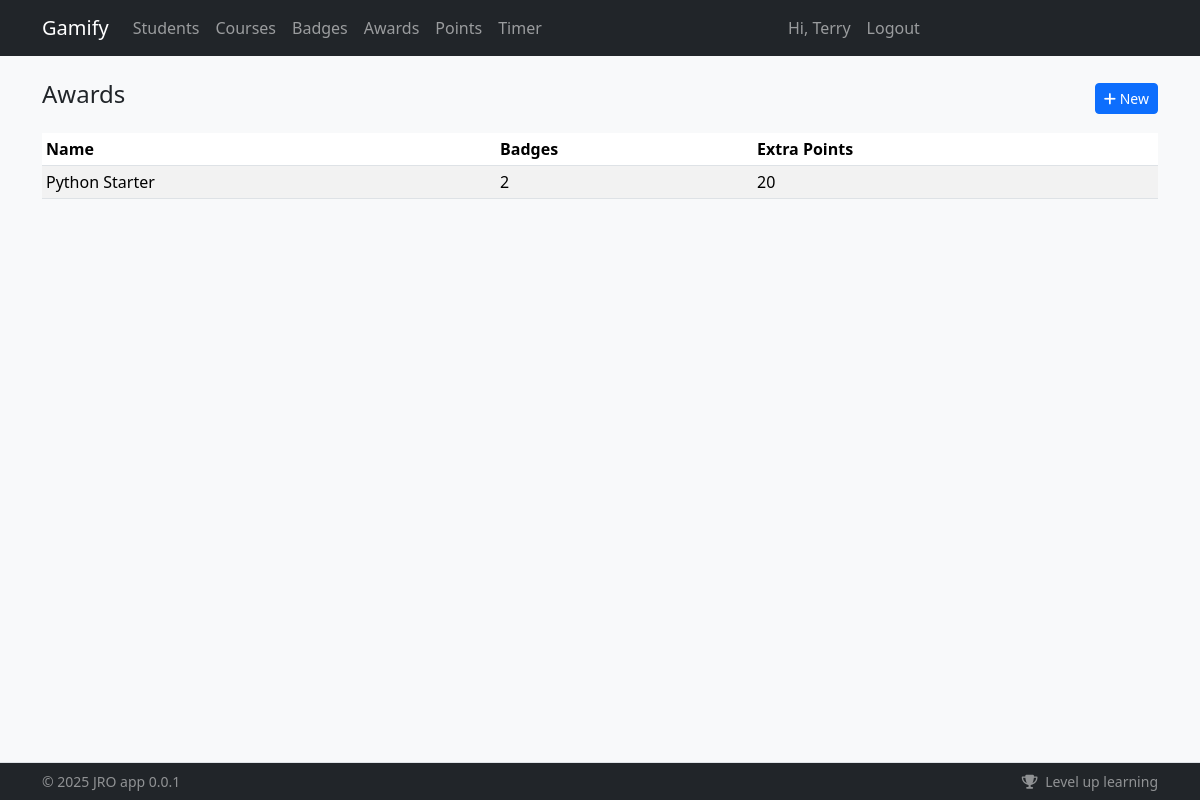
The app's page /awards/ (signed in) with its own data.
### app/models/user.py (models this page shows, shortened)
class User(db.Model):
    __tablename__ = "users"
    id = db.Column(db.Integer, primary_key=True)
    student_code = db.Column(db.String(32), unique=True, nullable=True)
    email = db.Column(db.String(255), unique=True, nullable=False, index=True)
    first_name = db.Column(db.String(100), nullable=False)
    last_name = db.Column(db.String(100), nullable=False)
    password_hash = db.Column(db.String(255), nullable=False)
    registered_method = db.Column(db.String(20), nullable=False, default="site")  # site|bulk
    house_id = db.Column(db.Integer, db.ForeignKey("houses.id"), nullable=True)
    homeroom_id = db.Column(db.Integer, db.ForeignKey("homerooms.id"), nullable=True)
    created_at = db.Column(db.DateTime, default=lambda: datetime.now(timezone.utc))
    avatar = db.Column(db.String(255), nullable=True)
    is_active = db.Column(db.Boolean, default=True, nullable=False)
    issued_badges = db.relationship(
        "Badge",
        backref="creator",
        lazy=True,
        foreign_keys="Badge.created_by_id",
    )
    attendances = db.relationship(
        "Attendance",
        foreign_keys="Attendance.student_id",
        back_populates="student",
        cascade="all, delete-orphan",
    )
    marked_attendances = db.relationship(
        "Attendance",
        foreign_keys="Attendance.marked_by_user_id",
        back_populates="marked_by",
    )
    roles = db.relationship("Role", secondary="user_roles", backref="users")
    groups = db.relationship("Group", secondary="user_groups", backref="users")
    house = db.relationship("House", back_populates="students")
    homeroom = db.relationship("Homeroom", back_populates="students")
    @property
    def role(self):
        """Returns the user's primary role name."""
        if self.roles:
            return self.roles[0].name
        return "student"

### app/models/award.py (models this page shows)
class Award(db.Model):
    __tablename__ = "awards"
    id = db.Column(db.Integer, primary_key=True)
    name = db.Column(db.String(200), nullable=False, unique=True)
    description = db.Column(db.Text, nullable=True)
    icon = db.Column(db.String(255), nullable=True)
    points = db.Column(db.Integer, default=0, nullable=False)
    created_at = db.Column(db.DateTime, default=lambda: datetime.now(timezone.utc))
    created_by_id = db.Column(db.Integer, db.ForeignKey("users.id"), nullable=True)
    created_by = db.relationship("User")
    __table_args__ = (
        db.UniqueConstraint("name", name="uq_award_name"),
        db.Index("ix_award_created_at", "created_at"),
    )

### app/routers/awards/routes.py (the view)
@router.get("/", response_class=HTMLResponse, name="awards.list_awards")
def list_awards(
    request: Request,
    current_user: User | AnonymousUser = Depends(require_user),
    session: Session = Depends(get_db),
):
    items = session.query(Award).order_by(Award.name).all()
    return render_template("awards/list.html", {"request": request, "awards": items, "current_user": current_user})

### app/templates/awards/list.html
{% extends "base.html" %}
{% block content %}
<div class="d-flex justify-content-between align-items-center mb-3">
  <h1 class="h4">Awards</h1>
  <a class="btn btn-sm btn-primary" href="{{ url_for('awards.create_award') }}"><i class="fa fa-plus"></i> New</a>
</div>
<table class="table table-sm table-striped">
  <thead><tr><th>Name</th><th>Badges</th><th>Extra Points</th></tr></thead>
  <tbody>
  {% for a in awards %}
    <tr>
      <td>{{ a.name }}</td>
      <td>{{ a.award_badges | length }}</td>
      <td>{{ a.points }}</td>
    </tr>
  {% endfor %}
  </tbody>
</table>
{% endblock %}

### app/templates/base.html (shortened to what this page needs)
<!doctype html>
<html lang="en">
  <head>
    <link href="https://cdn.jsdelivr.net/npm/bootstrap@5.3.3/dist/css/bootstrap.min.css" rel="stylesheet">
    <link href="https://cdnjs.cloudflare.com/ajax/libs/font-awesome/6.5.2/css/all.min.css" rel="stylesheet">
    <link rel="stylesheet" href="{{ url_for('static', filename='css/main.css') }}">
    {% from "_macros.html" import csrf %}
  </head>
  <body class="bg-light">
    <nav class="navbar navbar-expand-lg navbar-dark bg-dark">
      <div class="container">
        <a class="navbar-brand" href="/">Gamify</a>
        <div class="collapse navbar-collapse" id="nav">
          <ul class="navbar-nav me-auto">
            <li class="nav-item"><a class="nav-link" href="/students/">Students</a></li>
            <li class="nav-item"><a class="nav-link" href="/courses/">Courses</a></li>
            <li class="nav-item"><a class="nav-link" href="/badges/">Badges</a></li>
            <li class="nav-item"><a class="nav-link" href="/awards/">Awards</a></li>
            <li class="nav-item"><a class="nav-link" href="/points/adjust">Points</a></li>
            <li class="nav-item"><a class="nav-link" href="/timer">Timer</a></li>
          </ul>
          <ul class="navbar-nav me-auto">
            {% if current_user.is_authenticated %}
              <li class="nav-item"><span class="nav-link">Hi, {{ current_user.first_name }}</span></li>
              <li class="nav-item"><a class="nav-link btn-lilo" href="/auth/logout">Logout</a></li>
            {% else %}
              <li class="nav-item"><a class="nav-link" href="/auth/login">Login</a></li>
            {% endif %}
          </ul>
        </div>
      </div>
    </nav>
    <main class="container py-4">
      {% block content %}{% endblock %}
    </main>
    <footer id="app-footer" class="app-footer fixed-bottom bg-dark text-white-50 border-top">
      <div class="container py-2 d-flex flex-wrap justify-content-between small">
        <span>&copy; {{ 2025 }} {{config.AUTHOR}} {{config.APP_NAME}} {{config.APP_VERSION}}</span>
        <span>
          <i class="fa fa-trophy me-1"></i> Level up learning
        </span>
      </div>
    </footer>
  </body>
</html>

### app/templates/base.html (style rules this page uses)
main { padding-bottom: 80px; }
.app-footer { z-index: 1030; }

### records on screen
User: first_name "Terry"
Award: name "Python Starter", award_badges|length "2", points "20"

### other values on screen
{{ 2025 }} "2025"
{{ config.AUTHOR }} "JRO"
{{ config.APP_NAME }} "app"
{{ config.APP_VERSION }} "0.0.1"
